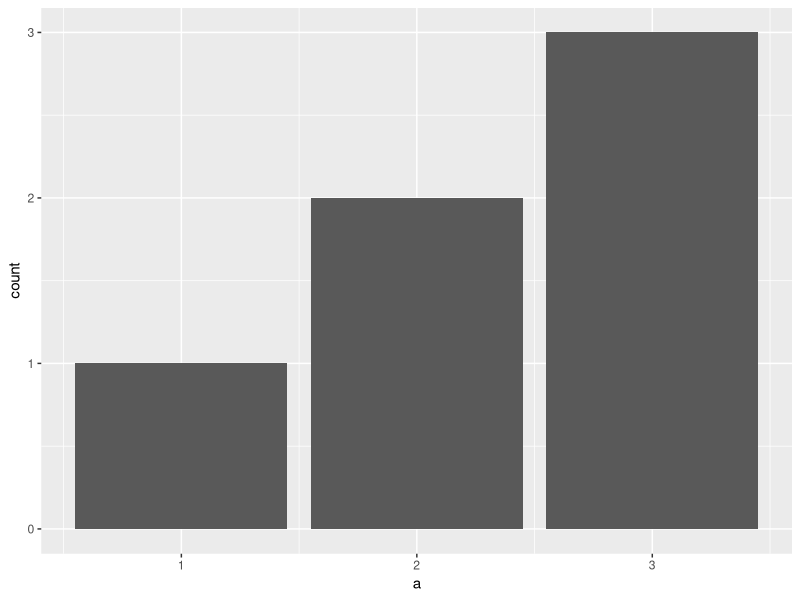
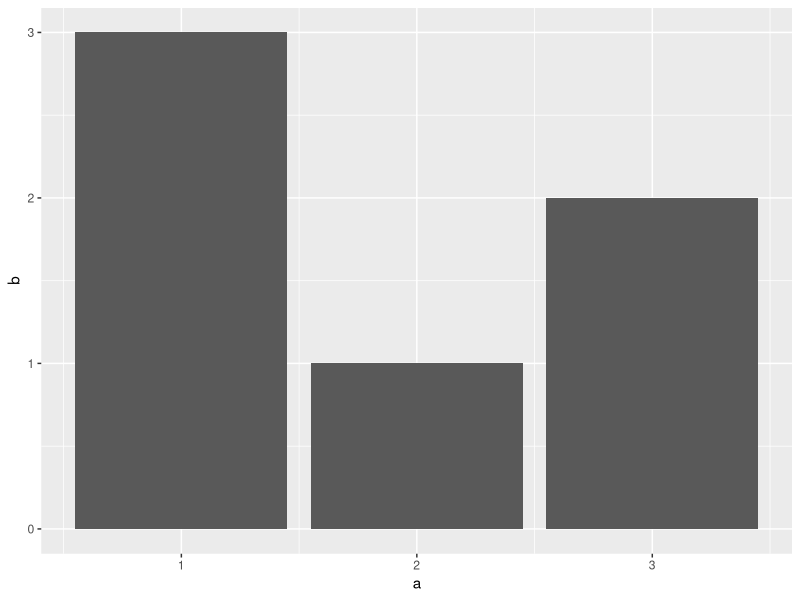
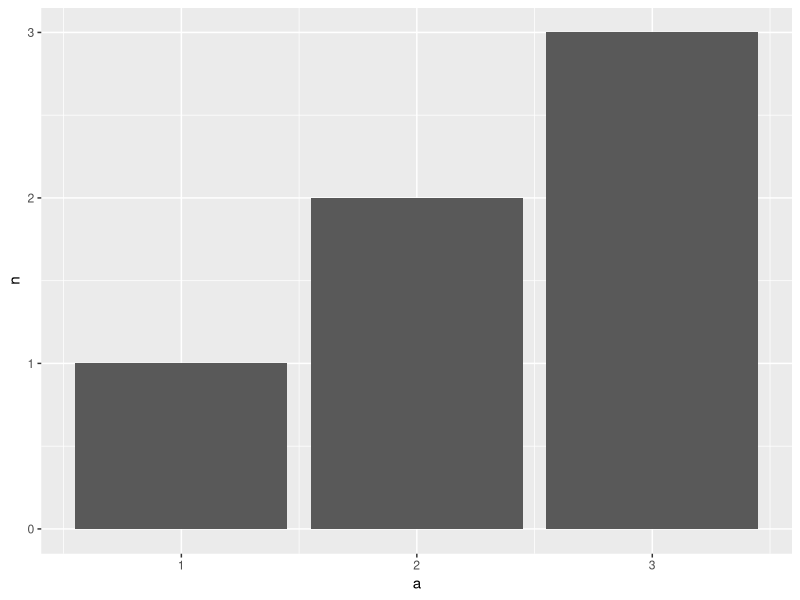
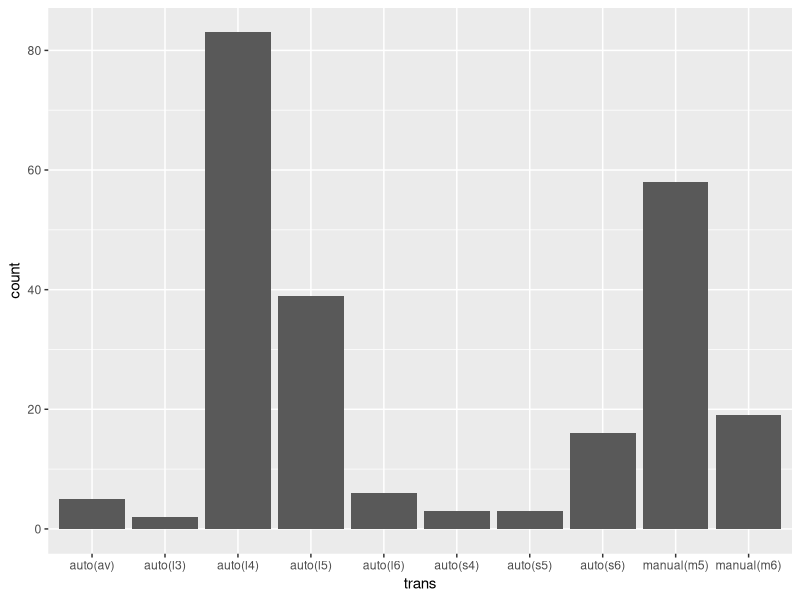
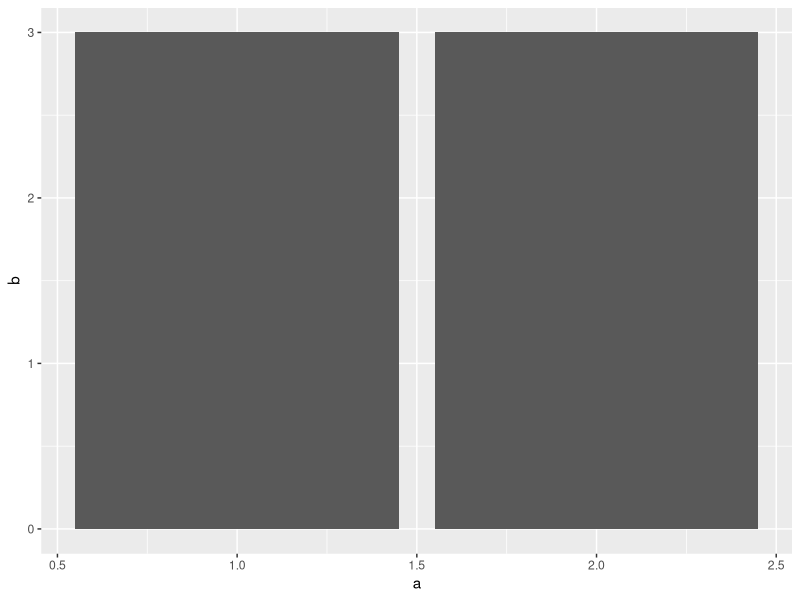
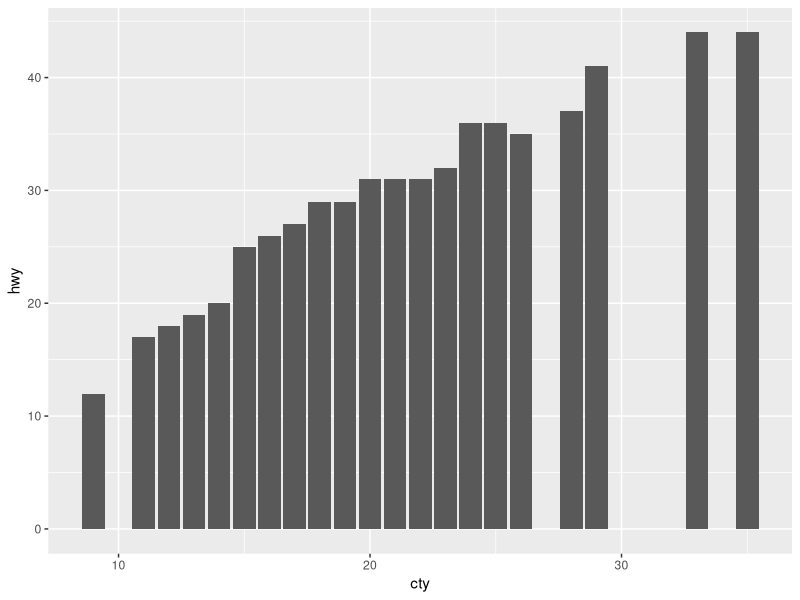
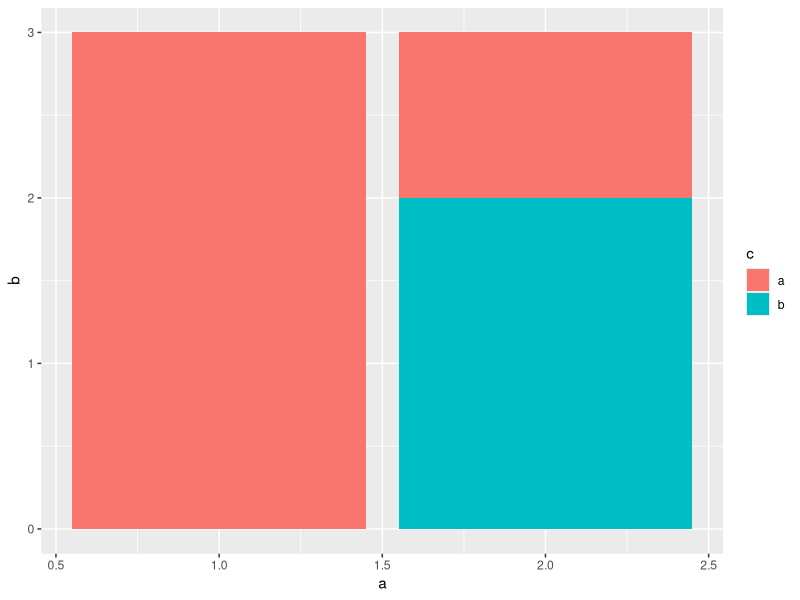
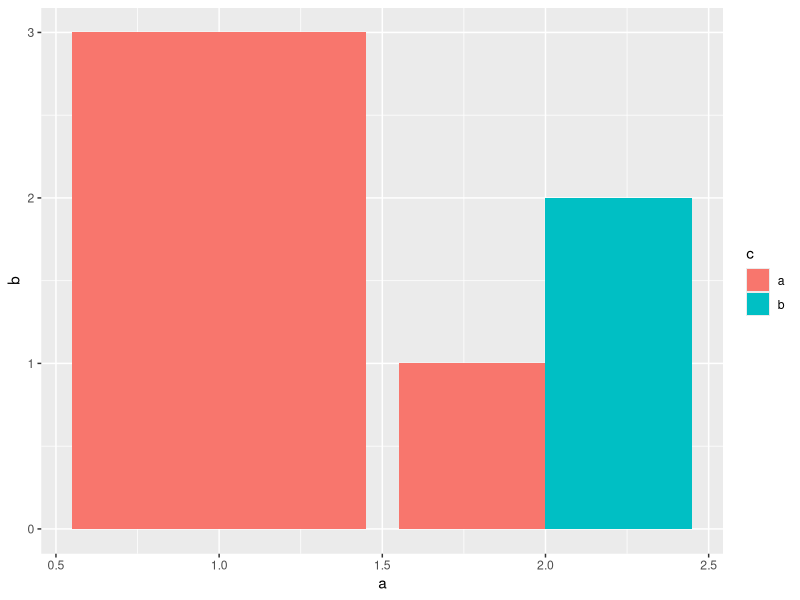

The R script that drew these images, in order:
## ---- chunk 1
# knitr options
knitr::opts_chunk$set(echo = TRUE)
## ---- chunk 2
library(tidyverse)
## ---- chunk 3
## NOTE: Do not edit this
tibble(a = c(1, 2, 2, 3, 3, 3)) %>% 
  ggplot(aes(x = a)) +
  geom_bar()
## ---- chunk 4
## NOTE: Do not edit this
tibble(
  a = c(1, 2, 3),
  b = c(3, 1, 2)
) %>% 
  ggplot(aes(x = a, y = b)) +
  geom_col()
## ---- chunk 5
## NOTE: Do not edit this
tibble(a = c(1, 2, 2, 3, 3, 3)) %>% 
  count(a) %>% # Count adds the column `n` of counts
  ggplot(aes(x = a, y = n)) +
  geom_col()
## ---- chunk 6
mpg %>%
  ggplot(aes(trans)) +
  geom_bar()
## ---- chunk 7
## NOTE: Do not edit this
tibble(
  a = c(1, 2, 2), # Note that our x aesthetic (a) has repeat values
  b = c(3, 1, 2)  # Hence, we have two different b values for a == 2
) %>% 
  ggplot(aes(x = a, y = b)) +
  geom_col()
## ---- chunk 8
## NOTE: Run this chunk for an illustration
mpg %>% filter(cty == 20)
## ---- chunk 9
mpg %>%
  ggplot(aes(x = cty, y = hwy)) +
  geom_col(position = "dodge")
## ---- chunk 10
## NOTE: Do not edit this
tibble(
  a = c(1, 2, 2),
  b = c(3, 1, 2),
  c = c("a", "a", "b")
) %>% 
  ggplot(aes(x = a, y = b, fill = c)) +
  geom_col()
## ---- chunk 11
## NOTE: Do not edit this
tibble(
  a = c(1, 2, 2),
  b = c(3, 1, 2),
  c = c("a", "a", "b")
) %>% 
  ggplot(aes(x = a, y = b, fill = c)) +
  geom_col(position = "dodge")
## ---- chunk 12
## TODO: Run this code without changing, describe your observations on the data
mpg %>%
  ggplot(aes(x = class, fill = class)) +
  geom_bar()
## ---- chunk 13
## TODO: Run this code without changing, describe your observations on the data
mpg %>%
  ggplot(aes(class, fill = drv)) +
  geom_bar()
## ---- chunk 14
mpg %>%
  ggplot(aes(x = manufacturer, fill = class), position = "dodge") +
  geom_bar() +
  theme(axis.text.x = element_text(angle = 270, vjust = 0.5, hjust = 0))
## ---- chunk 15
## NOTE: Do not edit this
tibble(
  a = c(1, 2, 1, 2),
  b = c(3, 1, 2, 2),
  c = c("a", "a", "b", "b")
) %>% 
  ggplot(aes(x = a, y = b)) +
  geom_col() +
  facet_wrap(~c)
## ---- chunk 16
## NOTE: Do not edit this
# Horizontal facets
tibble(
  a = c(1, 2, 1, 2),
  b = c(3, 1, 2, 2),
  c = c("a", "a", "b", "b")
) %>% 
  ggplot(aes(x = a, y = b)) +
  geom_col() +
  facet_grid(~c)
# Vertical facets
tibble(
  a = c(1, 2, 1, 2),
  b = c(3, 1, 2, 2),
  c = c("a", "a", "b", "b")
) %>% 
  ggplot(aes(x = a, y = b)) +
  geom_col() +
  facet_grid(c ~ .)
# Two-way faceting
tibble(
  a = c(1, 2, 1, 2, 1, 2),
  b = c(3, 1, 2, 2, 3, 1),
  c = c("a", "a", "b", "b", "a", "a"),
  d = c("a", "a", "a", "a", "b", "b")
) %>% 
  ggplot(aes(x = a, y = b)) +
  geom_col() +
  facet_grid(c ~ d)

## ---- chunk 17
mpg %>%
  ggplot(aes(x = cyl)) +
  geom_bar() +
  facet_grid(~ manufacturer)
